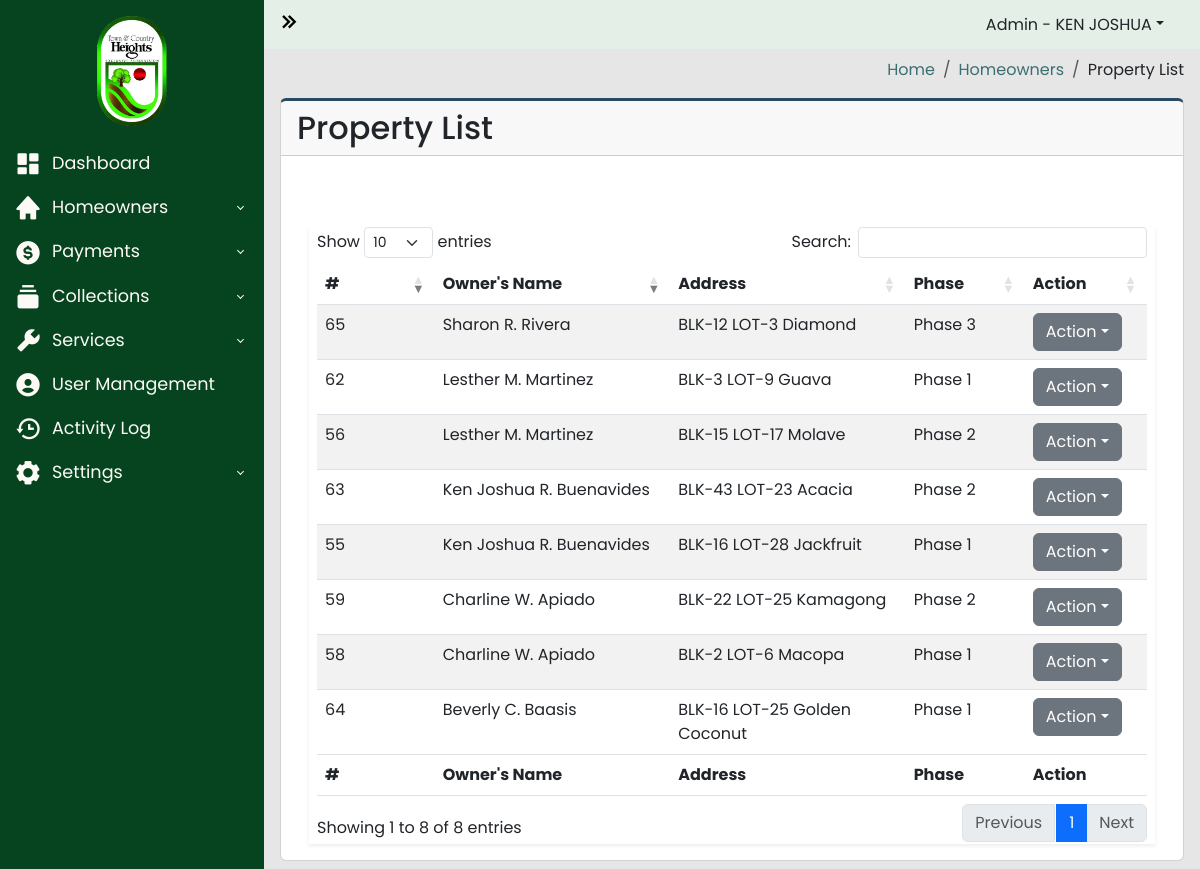
Page /admin-panel/property_list.php (signed in) on the earlier database version.
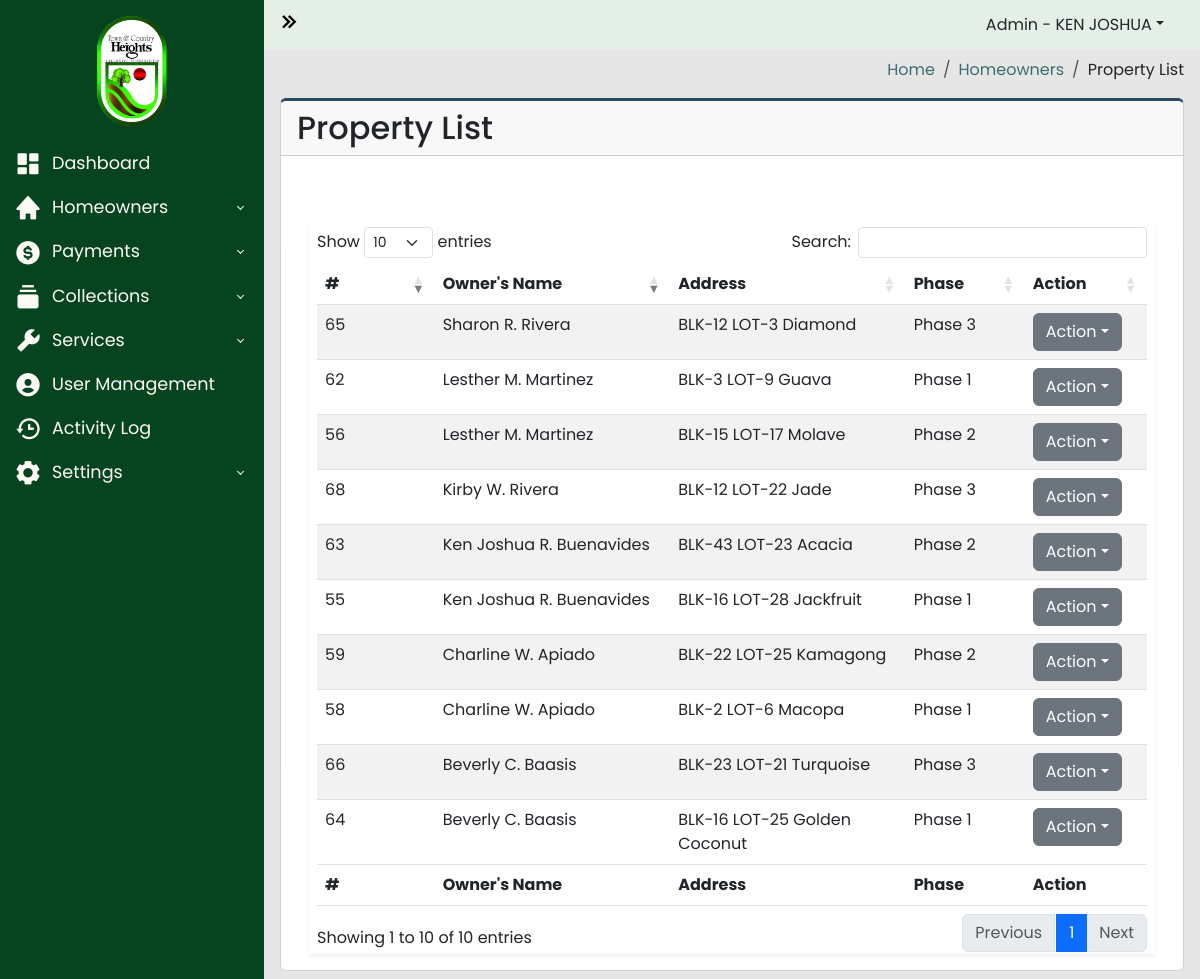
Same page on the later database version.
### tables this page shows
CREATE TABLE `property_list` (
  `id` int(100) NOT NULL,
  `homeowners_id` int(100) NOT NULL,
  `blk` varchar(100) NOT NULL,
  `lot` varchar(100) NOT NULL,
  `phase` varchar(100) NOT NULL,
  `street` varchar(100) NOT NULL,
  `tenant` int(100) DEFAULT NULL
);

CREATE TABLE `homeowners_users` (
  `id` int(100) NOT NULL,
  `account_number` varchar(100) NOT NULL,
  `username` varchar(100) NOT NULL,
  `password` varchar(100) NOT NULL,
  `firstname` varchar(100) NOT NULL,
  `lastname` varchar(100) NOT NULL,
  `middle_initial` varchar(100) NOT NULL,
  `email` varchar(100) NOT NULL,
  `phone_number` varchar(100) NOT NULL,
  `blk` varchar(100) NOT NULL,
  `lot` varchar(100) NOT NULL,
  `street` varchar(100) NOT NULL,
  `phase` varchar(100) NOT NULL,
  `status` varchar(100) NOT NULL,
  `date_created` datetime NOT NULL
);

### admin-panel/property_list.php (the view, shortened to what the changed rows need)
<?php
require_once("../includes/header.php");
?>
<?php
$server = new Server;
$server->adminAuthentication();
?>
<body>
  <div class="wrapper">
    <div class="main">
      <main class="content px-3 py-2">
        <div class="card card-border">
          <div class="card-header">
            <h2>Property List</h2>
          </div>
          <div class="card-body">
            <div class="container-fluid">
              <section class="main-content">
                <div class="row">
                  <div class="col-xs-12">
                    <div class="box">
                      <div class="body-box shadow-sm">
                        <div class="table-responsive mx-2">
                          <table id="propertyListTable" class="table table-striped" style="width:100%">
                            <thead>
                              <tr>
                                <th width="10%">#</th>
                                <th width="20%">Owner's Name</th>
                                <th width="20%">Address</th>
                                <th width="10%">Phase</th>
                                <th scope="col" width="5%">Action</th>
                              </tr>
                            </thead>
                            <tbody>
                              <?php
                              $query = "SELECT
                              property_list.id,
                              property_list.homeowners_id,
                              property_list.blk as property_blk,
                              property_list.lot as property_lot,
                              property_list.phase as property_phase,
                              property_list.street as property_street,
                              homeowners_users.firstname,
                              homeowners_users.lastname,
                              homeowners_users.middle_initial FROM property_list INNER JOIN homeowners_users WHERE property_list.homeowners_id = homeowners_users.id";
                              $connection = $server->openConn();
                              $stmt = $connection->prepare($query);
                              $stmt->execute();
                              $count = $stmt->rowCount();
                              if ($count > 0) {
                                while ($result = $stmt->fetch()) {
                                  $property_id = $result['id'];
                                  $firstname = $result['firstname'];
                                  $lastname = $result['lastname'];
                                  $middle_initial = $result['middle_initial'];
                                  $property_blk = $result['property_blk'];
                                  $property_lot = $result['property_lot'];
                                  $property_street = $result['property_street'];
                                  $property_phase = $result['property_phase'];
                              ?>
                                  <tr>
                                    <td><?php echo $property_id; ?></td>
                                    <td><?php echo $firstname . " " . $middle_initial . " " . $lastname;  ?></td>
                                    <td><?php echo "BLK-" . $property_blk . " LOT-" . $property_lot . " " . $property_street ?></td>
                                    <td><?php echo $property_phase;  ?></td>
                                    <td>
                                      <div class="dropdown">
                                        <a class="btn btn-secondary dropdown-toggle" type="button" data-bs-toggle="dropdown">Action</a>
                                      </div>
                                    </td>
                                  </tr>
                              <?php
                                }
                              } else {
                              }
                              ?>
                            </tbody>
                            <tfoot>
                              <tr>
                                <th width="10%">#</th>
                                <th width="20%">Owner's Name</th>
                                <th width="20%">Address</th>
                                <th width="10%">Phase</th>
                                <th scope="col" width="5%">Action</th>
                              </tr>
                            </tfoot>
                          </table>
                        </div>
                      </div>
                    </div>
                  </div>
                </div>
              </section>
            </div>
          </div>
        </div>
      </main>
    </div>
  </div>
  <?php
  include("../includes/footer.php");
  ?>

Differences in the rows shown:
added property_list: id "66", homeowners.firstname "Beverly", homeowners.middle_initial "C.", homeowners.lastname "Baasis", blk "23", lot "21", street "Turquoise", phase "Phase 3"
added property_list: id "68", homeowners.firstname "Kirby", homeowners.middle_initial "W.", homeowners.lastname "Rivera", blk "12", lot "22", street "Jade", phase "Phase 3"
Other differences:
text written by a page script: "Show entries Search: Showing 1 to 8 of 8 entries Previous 1 Next" → "Show entries Search: Showing 1 to 10 of 10 entries Previous 1 Next"
